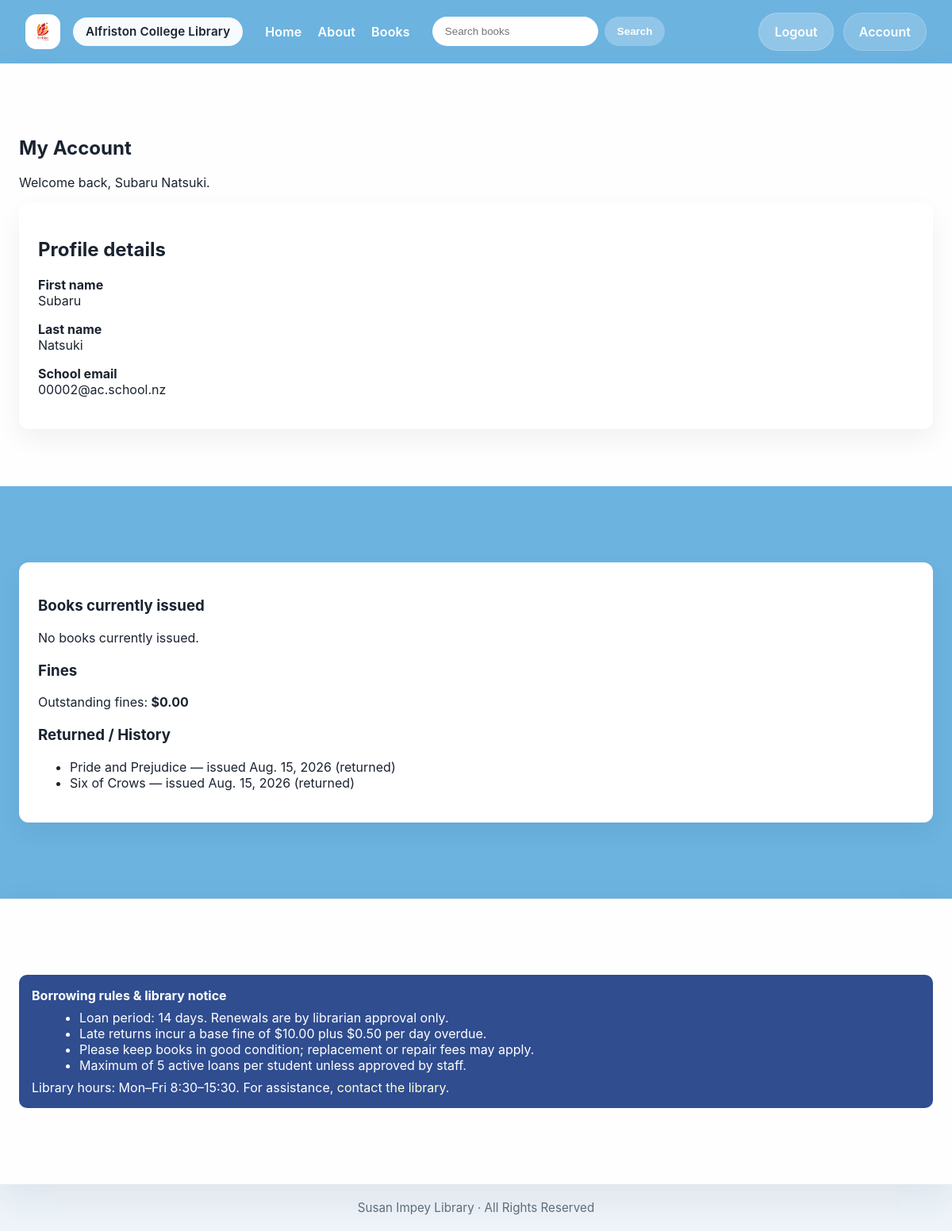
/account/ (signed in), run on an earlier commit of the app's database.
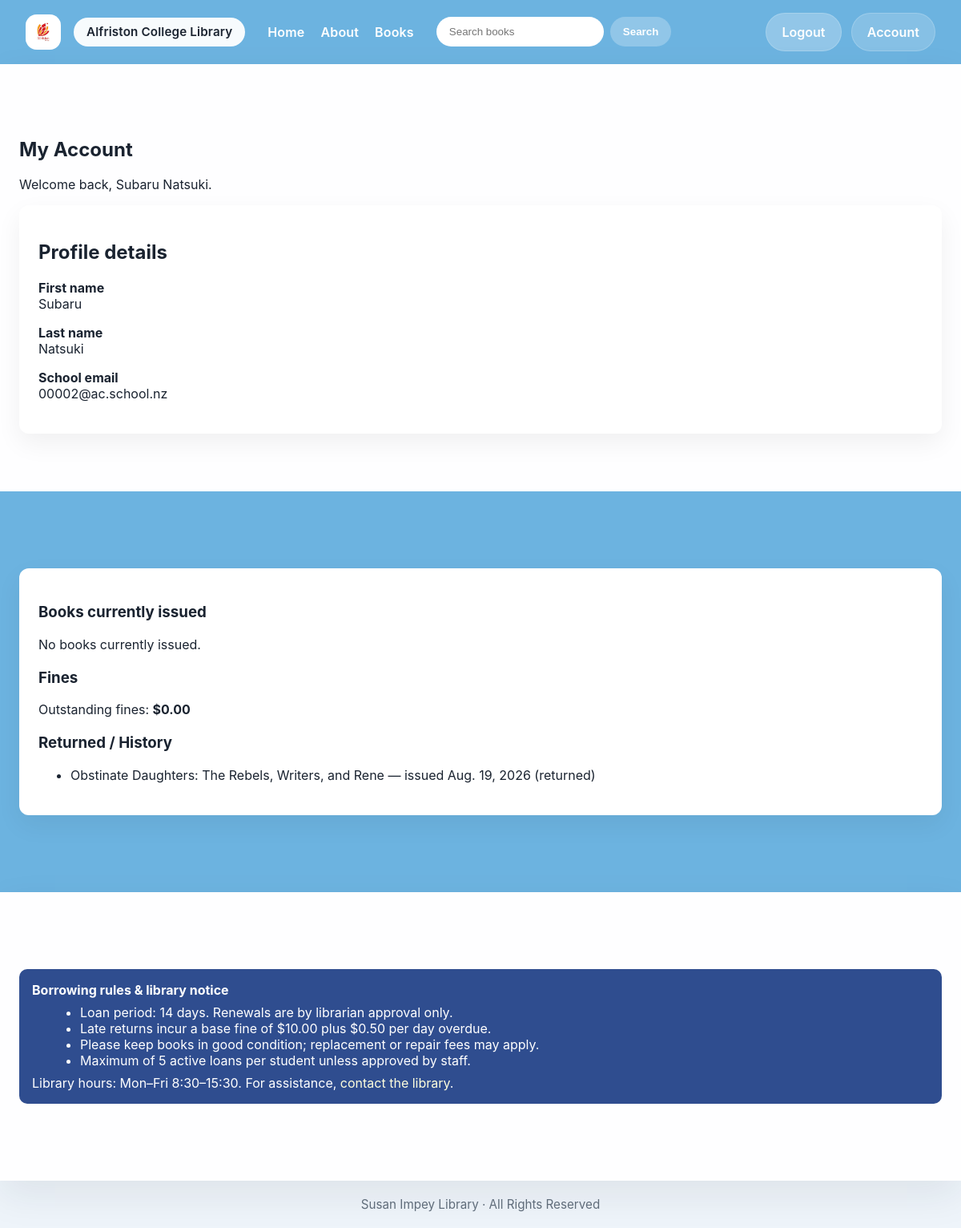
And on a later commit of the database.
### AC_Library/models.py (models this page shows, shortened)
class Issue(models.Model):  # model representing a book issue (loan)
    issue_id = models.AutoField(primary_key=True) # Stores the unique ID for each book issue.
    book_id = models.ForeignKey(Book, on_delete=models.CASCADE, null=True) # Only uses books that are available in Book class.
    student_id = models.ForeignKey(Student, on_delete=models.CASCADE, null=True) # Only uses students that are available in Student class.
    issue_date = models.DateField(auto_now_add=True) # Automatically sets the date when a book is issued.
    overdue_date = models.DateField(default=None, null=True, blank=True) # Starts when pickup is approved.
    pickup_ready = models.BooleanField(default=False) # Librarian changes this from True to False when the student has picked up the book.

class Book(models.Model):  # model representing a book and its metadata
    book_id = models.AutoField(primary_key=True) # Stores the unique ID for each book in the library.
    genre_id = models.ForeignKey(Genre, on_delete=models.SET_NULL, null=True) # Only uses genres that are available in Genre class.
    book_title = models.CharField(max_length=255, blank=False) # Stores the title of the book.
    book_author = models.CharField(max_length=255, blank=False) # Stores the author of the book.
    book_cover = models.ImageField(upload_to='book_covers/', blank=True, null=True) # Stores the cover image of the book.
    book_description = models.TextField(blank=True, null=True) # Stores a synopsis / summary of the book which will be edited by the librarian (admins).
    book_copies_available = models.IntegerField(default=1) # There will always be at least 1 copy of a book, so default is set to 1.

### AC_Library/views.py (the view, shortened to what this page needs)
# urls.py: path('account/', views.account, name='account'),  # student dashboard
def account(request):  # student account dashboard showing loans and history
    student_id = request.session.get('student_id')  # get logged-in student id
    if not student_id:
        return redirect('login')  # require login
    student = Student.objects.filter(student_id=student_id).first()  # fetch student
    if not student:
        request.session.flush()
        return redirect('login')  # invalid session -> force logout
    issues = Issue.objects.select_related('book_id').filter(student_id=student).order_by('-issue_date')
    current_issues = []  # currently active loans
    past_returns = []  # history of returned loans
    today = date.today()  # reference date
    for issue in issues:
        returned = Return.objects.filter(issue_id=issue).exists()
        pending_request = ReturnRequest.objects.filter(issue_id=issue, processed=False).first()
        entry = {
            'issue': issue,
            'book': issue.book_id,
            'issue_date': issue.issue_date,
            'overdue_date': issue.overdue_date,
        }
        if returned:
            past_returns.append(entry)  # add to returned history
    context = {
        'student': student,
        'current_issues': current_issues,
        'past_returns': past_returns,
        'fine_amount': student.fine_amount,
    }
    return render(request, 'account.html', context)  # render account dashboard

### AC_Library/templates/account.html (shortened to what the changed rows need)
{% extends 'base.html' %}
{% block section_top %}
<div>
    <h1>My Account</h1>
</div>
    <div style="max-width: 1500px; margin: 1rem auto 0; padding: 1.5rem; background: white;
border-radius: 12px;
    box-shadow: 0 12px 32px rgba(0,0,0,0.06); color: #1a2330;">
        <h2>Profile details</h2>
    </div>
{% endblock %}
{% block section_middle %}
<div style="max-width: 1500px; margin: 1.5rem auto; padding: 1.5rem; background: white;
border-radius: 12px;
box-shadow: 0 12px 32px rgba(0,0,0,0.06); color: #1a2330; overflow-x:auto;">
    {% if past_returns %}
        <ul style="margin-top:0.5rem;">
            {% for item in past_returns %}
                <li>{{ item.book.book_title }} — issued {{ item.issue_date }} (returned)</li>
            {% endfor %}
        </ul>
    {% else %}
        <p>No returned books yet.</p>
    {% endif %}
</div>
{% endblock %}

What changed in the data, as far as the page shows it:
removed Issue: book.book_title "Pride and Prejudice", issue_date "Aug. 15, 2026"
removed Issue: book.book_title "Six of Crows", issue_date "Aug. 15, 2026"
added Issue: book.book_title "Obstinate Daughters: The Rebels, Writers, and Rene", issue_date "Aug. 19, 2026"
